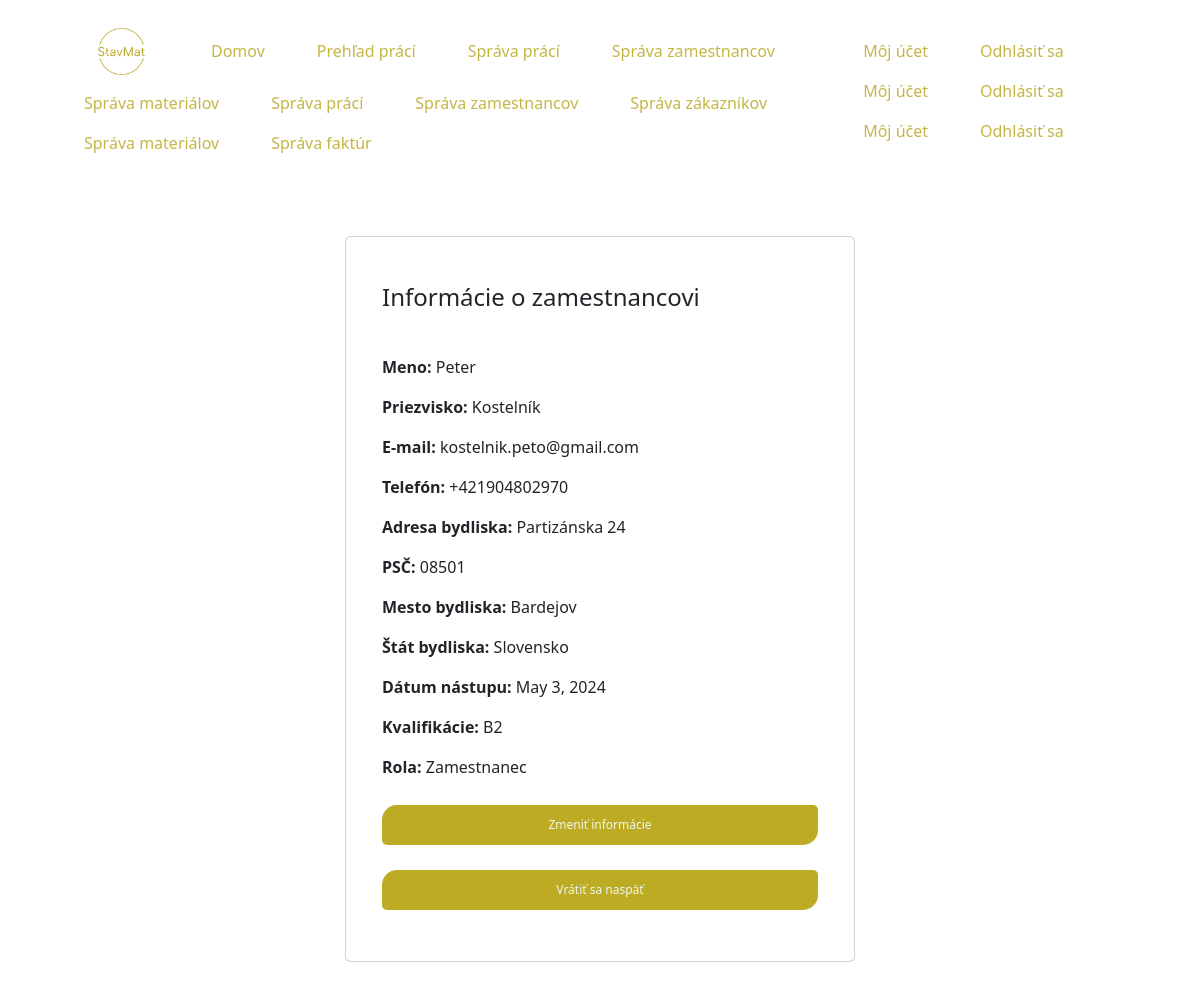
Screenshot of /employee/details/info/2/ (signed in) with the database file from the repository.
### stavMat/models.py (models this page shows, shortened)
class Zamestnanec(models.Model):
    meno = models.CharField(max_length=50)
    priezvisko = models.CharField(max_length=50)
    email = models.CharField(max_length=50)
    telefon = models.CharField(max_length=20, verbose_name='Telefón', unique=True, error_messages={'unique': 'Tento telefón už existuje.'})
    adresa_bydliska = models.CharField(max_length=30)
    psc = models.CharField(max_length=10, verbose_name='PSČ')
    mesto_bydliska = models.CharField(max_length=20)
    stat_bydliska = models.CharField(max_length=30, verbose_name='Štát bydliska')
    datum_nastupu = models.DateField(verbose_name='Dátum nástupu')
    kvalifikacie = models.TextField(null=True, blank=True, verbose_name='Kvalifikácie')
    VEDUCI = 'V'
    HLAVNY_ZAMESTNANEC = 'H'
    ZAMESTNANEC = 'Z'
    TYPY_OSOB = [
        (VEDUCI, 'Vedúci podniku'),
        (HLAVNY_ZAMESTNANEC, 'Hlavný zamestnanec'),
        (ZAMESTNANEC, 'Zamestnanec'),
    ]
    role = models.CharField(max_length=1, choices=TYPY_OSOB)
    prihlasovacie_meno = models.CharField(max_length=50)
    prihlasovacie_heslo = models.CharField(max_length=16)

### stavMat/views.py (the view)
# urls.py: path('employee/details/info/<int:zamestnanec_id>/', views.employee_info, name='employee_info'),
@login_required
def employee_info(request, zamestnanec_id):
    zamestnanec = Zamestnanec.objects.get(pk=zamestnanec_id)
    return render(request, 'stavMat/login_employee_details_info.html', {'zamestnanec': zamestnanec})

### stavMat/templates/stavMat/login_employee_details_info.html
{% extends "stavMat/base_customer.html" %}
{% load static %}
{% block head %}
    <link rel="stylesheet" type="text/css" href="{% static 'project_info.css' %}">
{% endblock %}
{% block body %}
    <div class="container section">
        <div class="card">
            <div class="card-body">
                <h4 class="card-title">Informácie o zamestnancovi</h4>
                <p><span class="p-bold">Meno:</span> {{ zamestnanec.meno }}</p>
                <p><span class="p-bold">Priezvisko:</span> {{ zamestnanec.priezvisko }}</p>
                <p><span class="p-bold">E-mail:</span> {{ zamestnanec.email }}</p>
                <p><span class="p-bold">Telefón:</span> {{ zamestnanec.telefon }}</p>
                <p><span class="p-bold">Adresa bydliska:</span> {{ zamestnanec.adresa_bydliska }}</p>
                <p><span class="p-bold">PSČ:</span> {{ zamestnanec.psc }}</p>
                <p><span class="p-bold">Mesto bydliska:</span> {{ zamestnanec.mesto_bydliska }}</p>
                <p><span class="p-bold">Štát bydliska:</span> {{ zamestnanec.stat_bydliska }}</p>
                <p><span class="p-bold">Dátum nástupu:</span> {{ zamestnanec.datum_nastupu }}</p>
                <p><span class="p-bold">Kvalifikácie:</span> {{ zamestnanec.kvalifikacie }}</p>
                {% if zamestnanec.role == 'V' %}
                    <p><span class="p-bold">Rola:</span> Vedúci podniku</p>
                {% elif zamestnanec.role == 'H' %}
                    <p><span class="p-bold">Rola:</span> Hlavný zamestnanec</p>
                {% else %}
                    <p><span class="p-bold">Rola:</span> Zamestnanec</p>
                {% endif %}
                <div class="row">
                    <div class="col">
                        <a class="btn" type="submit" href="{% url 'employee_edit' zamestnanec.pk %}">Zmeniť
                            informácie</a>
                        <a class="btn" type="submit" href="{% url 'employee_details' %}">Vrátiť sa naspäť</a>
                    </div>
                </div>
            </div>
        </div>
    </div>
{% endblock %}

### stavMat/templates/stavMat/base_customer.html (shortened to what this page needs)
{% load static %}
<!DOCTYPE html>
<html lang="cz">
<head>
    <link href="https://cdn.jsdelivr.net/npm/bootstrap@5.3.3/dist/css/bootstrap.min.css" rel="stylesheet"
>
    <link href="{% static 'customer_index.css' %}" rel="stylesheet">
    {% block head %}
    {% endblock %}
</head>
<body>
<div class="container-fluid px-5 pb-2 header">
    <div class="left-items">
        <ul class="nav">
            <li class="nav-item">
                <a class="nav-link" href="{% url 'index' %}">
                    <img src="{% static 'resources/Logo.png' %}" width="75" height="46.76">
                </a>
            </li>
            <li class="nav-item">
                <a class="nav-link active" href="{% url 'customer' %}">Domov</a>
            </li>
            {% if user.is_authenticated %}
                {% if user.groups.all %}
                    {% for group in user.groups.all %}
                        {% if group.name == 'Zamestnanec' %}
                            <li class="nav-item">
                                <a class="nav-link" href="{% url 'employee_work' %}">Prehľad prácí</a>
                            </li>
                        {% endif %}
                        {% if group.name == 'Hlavný zamestnanec' %}
                            <li class="nav-item">
                                <a class="nav-link" href="{% url 'employee_work' %}">Správa prácí</a>
                            </li>
                            <li class="nav-item">
                                <a class="nav-link" href="{% url 'employee_details' %}">Správa zamestnancov</a>
                            </li>
                            <li class="nav-item">
                                <a class="nav-link" href="{% url 'employee_materials' %}">Správa materiálov</a>
                            </li>
                        {% endif %}
                        {% if group.name == 'Vedúci podniku' %}
                            <li class="nav-item">
                                <a class="nav-link" href="{% url 'employee_work' %}">Správa prácí</a>
                            </li>
                            <li class="nav-item">
                                <a class="nav-link" href="{% url 'employee_details' %}">Správa zamestnancov</a>
                            </li>
                            <li class="nav-item">
                                <a class="nav-link" href="{% url 'employee_customer' %}">Správa zákazníkov</a>
                            </li>
                            <li class="nav-item">
                                <a class="nav-link" href="{% url 'employee_materials' %}">Správa materiálov</a>
                            </li>
                            <li class="nav-item">
                                <a class="nav-link" href="{% url 'employee_faktura' %}">Správa faktúr</a>
                            </li>
                        {% endif %}
                    {% endfor %}
                {% endif %}
            {% endif %}
        </ul>
    </div>
    <div class="right-items">
        <ul class="nav">
            {% if user.is_authenticated %}
                {% for group in user.groups.all %}
                    {% if group.name == 'Zákazník' %}
                        <li class="nav-item">
                            <a class="nav-link" href="{% url 'user_account' %}">Môj účet</a>
                        </li>
                        <li class="nav-item">
                            <a class="nav-link" href="{% url 'logout_customer' %}">Odhlásiť sa</a>
                        </li>
                    {% else %}
                        <li class="nav-item">
                            <a class="nav-link" href="{% url 'employee_account' %}">Môj účet</a>
                        </li>
                        <li class="nav-item">
                            <a class="nav-link" href="{% url 'logout_employee' %}">Odhlásiť sa</a>
                        </li>
                    {% endif %}
                {% endfor %}
            {% endif %}
        </ul>
    </div>
</div>
{% block body %}
{% endblock %}
</body>
</html>

### stavMat/static/customer_index.css (style rules this page uses)
.header { display: flex; justify-content: space-between; align-items: center; margin: 20px auto; }
.nav { display: flex; align-items: center; padding: 0; margin: 0; }
.nav-item { margin-left: 20px; }
a.nav-link { color: #C5B643; text-decoration: none; }

### stavMat/static/project_info.css (style rules this page uses)
.section { display: flex; align-items: center; justify-content: center; padding: 45px; width: 75vh; }
.card { width: 100%; margin: 0 0 20px 0; padding: 20px; }
.card-title { padding: 10px 0 35px 0; }
.btn { margin: 10px 0 15px 0; padding: 10px; background-color: #BDAB23; color: #F0F7EE; font-size: 12px; width: 100%; border-radius: 15px 5px 15px 5px; }
.p-bold { font-weight: bold; }

### rows the page displays
Zamestnanec: meno "Peter", priezvisko "Kostelník", email "kostelnik.peto@gmail.com", telefon "+421904802970", adresa_bydliska "Partizánska 24", psc "08501", mesto_bydliska "Bardejov", stat_bydliska "Slovensko", datum_nastupu "May 3, 2024", kvalifikacie "B2"
